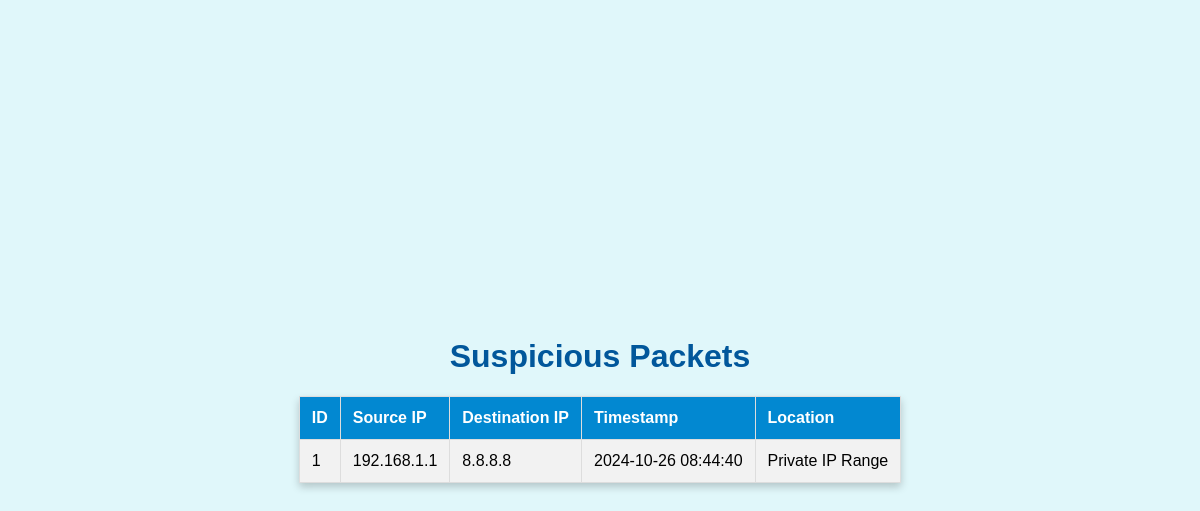
/, run on an earlier commit of the app's database.
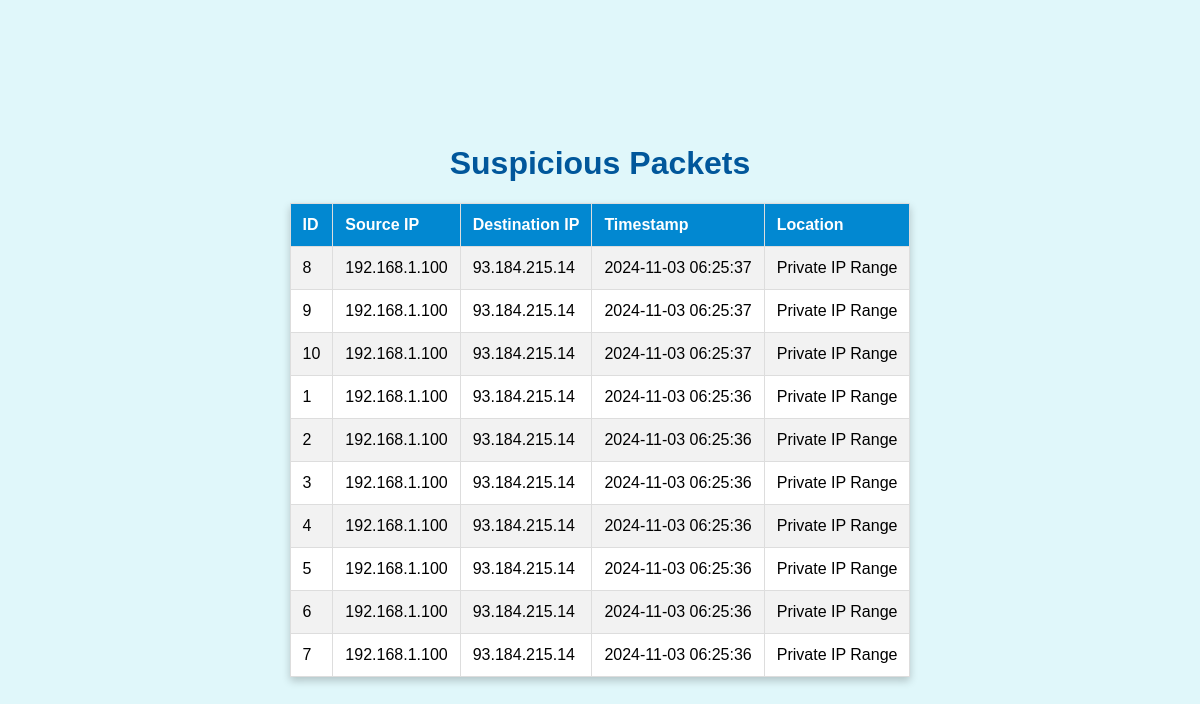
And on a later commit of the database.
### tables this page shows
CREATE TABLE suspicious_packets (
            id INTEGER PRIMARY KEY AUTOINCREMENT,
            src_ip TEXT,
            dest_ip TEXT,
            timestamp DATETIME DEFAULT CURRENT_TIMESTAMP
        );

### web_dashboard.py (the view)
@app.route('/')
def index():
    packets = get_packets()
    return render_template('index.html', packets=packets)

### geo_ip.py (called while the page is built)
def is_private_ip(ip):
    return ipaddress.ip_address(ip).is_private

### web_dashboard.py (called while the page is built)
def get_packets():
    conn = sqlite3.connect('network_monitor.db')
    c = conn.cursor()
    c.execute('SELECT * FROM suspicious_packets ORDER BY timestamp DESC')
    packets = c.fetchall()
    conn.close()
    packetsWithLocation = []
    for packet in packets:
        sourceIP = packet[1]
        if is_private_ip(sourceIP):
            location = "Private IP Range"
        else:
            geo_info = get_geo_location(sourceIP)
            city = geo_info.get('city', 'N/A')
            country = geo_info.get('country', 'N/A')
            location = f"{city}, {country}"
        packetsWithLocation.append((*packet, location))
    print("Fetched packets:", packetsWithLocation)
    return packetsWithLocation

### templates/index.html (shortened to what this page needs)
<!doctype html>
<html>
<head>
</head>
<body>
    <div class="content">
        <h1>Suspicious Packets</h1>
        <table>
            <tr>
                <th>ID</th>
                <th>Source IP</th>
                <th>Destination IP</th>
                <th>Timestamp</th>
                <th>Location</th>
            </tr>
            {% for packet in packets %}
            <tr>
                <td>{{ packet[0] }}</td>
                <td>{{ packet[1] }}</td>
                <td>{{ packet[2] }}</td>
                <td>{{ packet[3] }}</td>
                <td>{{ packet[4] }}</td>
            </tr>
            {% endfor %}
        </table>
    </div>
</body>
</html>

What changed in the data, as far as the page shows it:
added suspicious_packets: id "8", src_ip "192.168.1.100", dest_ip "93.184.215.14", timestamp "2024-11-03 06:25:37", packet "Private IP Range"
added suspicious_packets: id "9", src_ip "192.168.1.100", dest_ip "93.184.215.14", timestamp "2024-11-03 06:25:37", packet "Private IP Range"
added suspicious_packets: id "10", src_ip "192.168.1.100", dest_ip "93.184.215.14", timestamp "2024-11-03 06:25:37", packet "Private IP Range"
changed suspicious_packets id 1: src_ip "192.168.1.1" → "192.168.1.100"; dest_ip "8.8.8.8" → "93.184.215.14"; timestamp "2024-10-26 08:44:40" → "2024-11-03 06:25:36"
added suspicious_packets: id "2", src_ip "192.168.1.100", dest_ip "93.184.215.14", timestamp "2024-11-03 06:25:36", packet "Private IP Range"
added suspicious_packets: id "3", src_ip "192.168.1.100", dest_ip "93.184.215.14", timestamp "2024-11-03 06:25:36", packet "Private IP Range"
added suspicious_packets: id "4", src_ip "192.168.1.100", dest_ip "93.184.215.14", timestamp "2024-11-03 06:25:36", packet "Private IP Range"
added suspicious_packets: id "5", src_ip "192.168.1.100", dest_ip "93.184.215.14", timestamp "2024-11-03 06:25:36", packet "Private IP Range"
added suspicious_packets: id "6", src_ip "192.168.1.100", dest_ip "93.184.215.14", timestamp "2024-11-03 06:25:36", packet "Private IP Range"
added suspicious_packets: id "7", src_ip "192.168.1.100", dest_ip "93.184.215.14", timestamp "2024-11-03 06:25:36", packet "Private IP Range"
